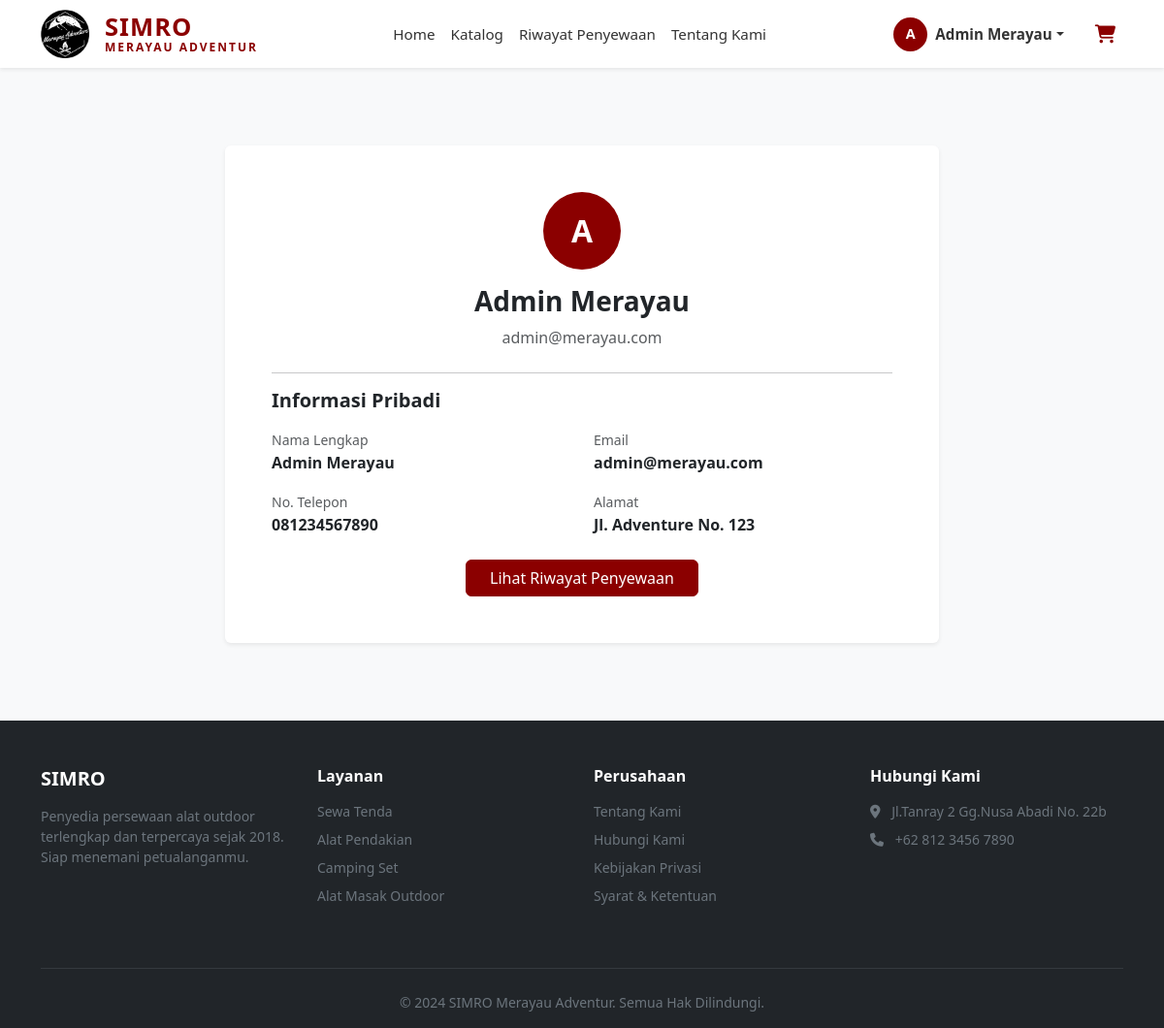
The app's page /profile.php (signed in) with its own data.
### tables this page shows
CREATE TABLE `users` (
  `id` int(11) NOT NULL,
  `nama_lengkap` varchar(100) NOT NULL,
  `email` varchar(100) NOT NULL,
  `password` varchar(255) NOT NULL,
  `no_telepon` varchar(15) DEFAULT NULL,
  `alamat` text DEFAULT NULL,
  `role` enum('customer','admin') DEFAULT 'customer',
  `created_at` timestamp NOT NULL DEFAULT current_timestamp()
);

### profile.php (the view, shortened to what this page needs)
<?php
include 'includes/header.php';
$user_id = $_SESSION['user_id'];
$query = mysqli_query($koneksi, "SELECT * FROM users WHERE id = $user_id");
$user = mysqli_fetch_assoc($query);
?>
<section class="py-5 bg-light">
    <div class="container">
        <div class="row justify-content-center">
            <div class="col-lg-8">
                <div class="card border-0 shadow-sm">
                    <div class="card-body p-5">
                        <div class="text-center mb-4">
                            <div class="rounded-circle bg-danger text-white d-flex align-items-center justify-content-center mx-auto mb-3" style="width: 80px; height: 80px; font-size: 2rem; font-weight: bold;">
                                <?= strtoupper(substr($user['nama_lengkap'], 0, 1)) ?>
                            </div>
                            <h3 class="fw-bold"><?= htmlspecialchars($user['nama_lengkap']) ?></h3>
                            <p class="text-muted"><?= htmlspecialchars($user['email']) ?></p>
                        </div>
                        <hr>
                        <h5 class="fw-bold mb-3">Informasi Pribadi</h5>
                        <div class="row mb-3">
                            <div class="col-md-6">
                                <label class="text-muted small">Nama Lengkap</label>
                                <p class="fw-semibold mb-0"><?= htmlspecialchars($user['nama_lengkap']) ?></p>
                            </div>
                            <div class="col-md-6">
                                <label class="text-muted small">Email</label>
                                <p class="fw-semibold mb-0"><?= htmlspecialchars($user['email']) ?></p>
                            </div>
                        </div>
                        <div class="row mb-3">
                            <div class="col-md-6">
                                <label class="text-muted small">No. Telepon</label>
                                <p class="fw-semibold mb-0"><?= htmlspecialchars($user['no_telepon'] ?? '-') ?></p>
                            </div>
                            <div class="col-md-6">
                                <label class="text-muted small">Alamat</label>
                                <p class="fw-semibold mb-0"><?= htmlspecialchars($user['alamat'] ?? '-') ?></p>
                            </div>
                        </div>
                        <div class="text-center mt-4">
                            <a href="riwayat.php" class="btn btn-danger px-4">Lihat Riwayat Penyewaan</a>
                        </div>
                    </div>
                </div>
            </div>
        </div>
    </div>
</section>
<?php include 'includes/footer.php'; ?>

### assets/css/style.css (style rules this page uses)
:root { --primary-color: #8B0000; --primary-hover: #6d0000; --text-dark: #333333; }
.btn-danger { background-color: var(--primary-color); border-color: var(--primary-color); transition: all 0.3s ease; }
.card { transition: transform 0.3s, box-shadow 0.3s; border: none; }
.kategori-section, .aturan-section, section.py-5 { padding: 80px 0 !important; }
body { margin: 0; padding: 0; overflow-x: hidden; }
section.py-5 { padding: 80px 0 !important; }
.btn-danger { background-color: #8B0000; border-color: #8B0000; }
.card { transition: transform 0.3s, box-shadow 0.3s; }
.rounded-circle.bg-danger { background-color: #8B0000 !important; }

### records on screen
users: nama_lengkap "A", nama_lengkap "Admin Merayau", email "admin@merayau.com", no_telepon "081234567890", alamat "Jl. Adventure No. 123"

### other values on screen
$user_initial "A"
$user_nama "Admin Merayau"
